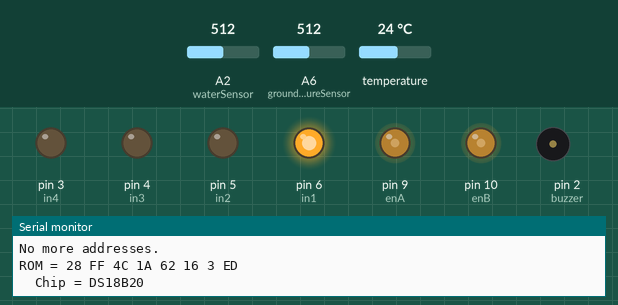
This sketch was run on a simulated Arduino Nano, built with avr-gcc and run on an emulated ATmega328P. On the bench: output pins drawn as LEDs (lit = HIGH), buzzer (waves = sounding, pin HIGH), the last lines printed to the serial monitor. The test bench sets the inputs (shaded band); at power-on: A2 (waterSensor) = 512, temperature 24 °C, A6 (groundMoistureSensor) = 512.

Above: at 2.9 s.
3.0 s: A2 (waterSensor) set to 22
5.7 s: A2 (waterSensor) set to 18
At 6.93 s:
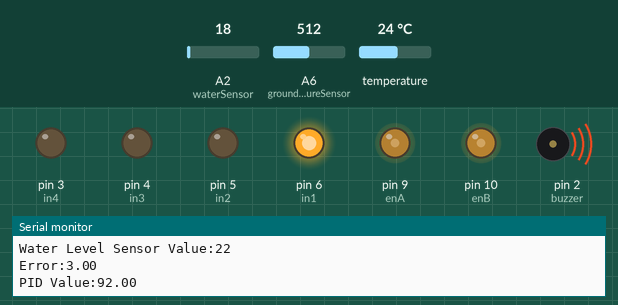
11.0 s: temperature set to 12 °C
At 14.5 s:
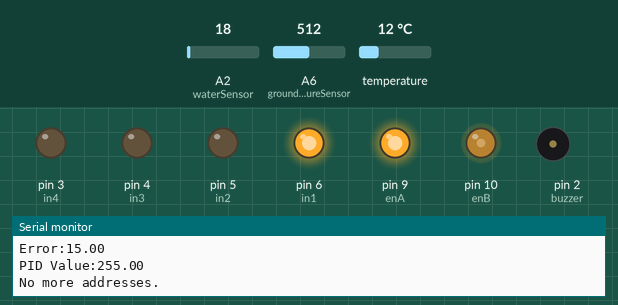
14.8 s: temperature set to 21 °C
At 16.9 s:
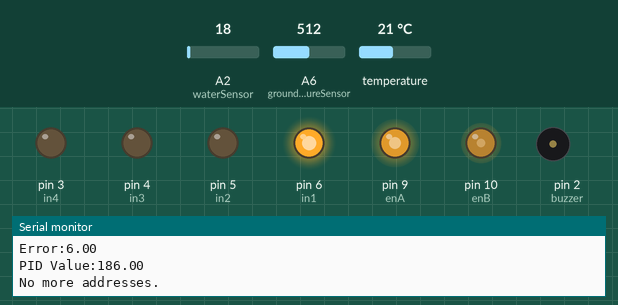
17.2 s: temperature set to 2 °C
At 19.5 s:
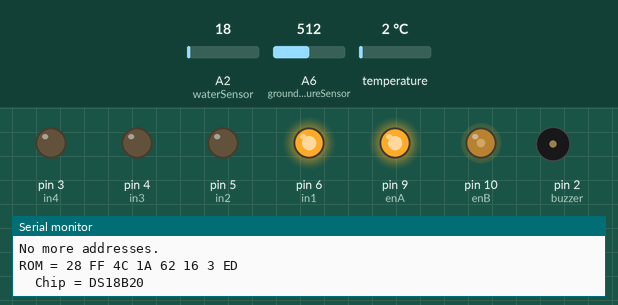
Timing chart, 0 to 20.5 s (numbered marks = the images above; inputs shaded):
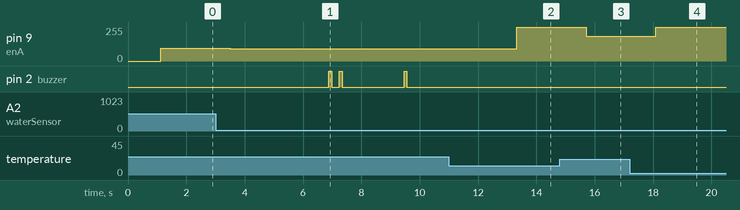

The sketch:

automaticGarden.ino
```cpp
/*
 *
 * rights for PID example, on which pid control here is based, belongs to rightful owner http://www.electronoobs.com/eng_arduino_tut24_code3.php
 * temperature reading based on OneWire -> DS18x20_Temperature
 *
 */

#include <OneWire.h>

OneWire  ds(8);

#define enA 9
#define enB 10
#define in1 6
#define in2 5
#define in3 4
#define in4 3

const int waterSensor = A2;
const int groundMoistureSensor = A6;
const int buzzer = 2;
int waterLevel;
int waterCounter = 0;
int moistureLevel;
bool canWaterPumpWork = false;
bool isWaterPumpWorking = false;

const float groundTemperature = 27.0;

float PID_error = 0;
float previous_error = 0;
float elapsedTime, Time, timePrev;
float PID_value = 0;

int kp = 90;   int ki = 30;   int kd = 80; //do sprawdzenia
int PID_p = 0;    int PID_i = 0;    int PID_d = 0;

void setup() {

  Serial.begin(9600);

  pinMode(enA, OUTPUT);
  pinMode(in1, OUTPUT);
  pinMode(in2, OUTPUT);
  pinMode(in3, OUTPUT);
  pinMode(in4, OUTPUT);

  pinMode(waterSensor, INPUT);
  pinMode(groundMoistureSensor, INPUT);
  pinMode(buzzer, OUTPUT);

  digitalWrite(in1, HIGH);
  digitalWrite(in2, LOW);
  analogWrite(enA, 0);
  analogWrite(enB, 100);
}

void loop() {
  /*
   * READ SENSORS
   */
  moistureLevel = analogRead(groundMoistureSensor);
  waterLevel=analogRead(waterSensor);
  if(waterLevel < 20 && waterCounter < 3){

    digitalWrite(buzzer, HIGH);
    delay(100);
    digitalWrite(buzzer, LOW);
    waterCounter++;

    canWaterPumpWork = false;
  }

  if(waterLevel > 20){
    canWaterPumpWork = true;
    waterCounter = 0;
  }

  byte i;
  byte present = 0;
  byte type_s;
  byte data[12];
  byte addr[8];
  float celsius;

  if ( !ds.search(addr)) {
    Serial.println("No more addresses.");
    Serial.println();
    ds.reset_search();
    delay(250);
    return;
  }

  Serial.print("ROM =");
  for( i = 0; i < 8; i++) {
    Serial.write(' ');
    Serial.print(addr[i], HEX);
  }

  if (OneWire::crc8(addr, 7) != addr[7]) {
      Serial.println("CRC is not valid!");
      return;
  }
  Serial.println();

  switch (addr[0]) {
    case 0x10:
      Serial.println("  Chip = DS18S20");
      type_s = 1;
      break;
    case 0x28:
      Serial.println("  Chip = DS18B20");
      type_s = 0;
      break;
    case 0x22:
      Serial.println("  Chip = DS1822");
      type_s = 0;
      break;
    default:
      Serial.println("Device is not a DS18x20 family device.");
      return;
  }

  ds.reset();
  ds.select(addr);
  ds.write(0x44, 1);

  delay(1000);
  present = ds.reset();
  ds.select(addr);
  ds.write(0xBE);

  Serial.print("  Data = ");
  Serial.print(present, HEX);
  Serial.print(" ");
  for ( i = 0; i < 9; i++) {
    data[i] = ds.read();
    Serial.print(data[i], HEX);
    Serial.print(" ");
  }
  Serial.print(" CRC=");
  Serial.print(OneWire::crc8(data, 8), HEX);
  Serial.println();

  int16_t raw = (data[1] << 8) | data[0];
  if (type_s) {
    raw = raw << 3;
    if (data[7] == 0x10) {

      raw = (raw & 0xFFF0) + 12 - data[6];
    }
  } else {
    byte cfg = (data[4] & 0x60);

    if (cfg == 0x00) raw = raw & ~7;
    else if (cfg == 0x20) raw = raw & ~3;
    else if (cfg == 0x40) raw = raw & ~1;

  }
  celsius = (float)raw / 16.0;

  Serial.print("  Temperature = ");
  Serial.print(celsius);
  Serial.print(" Celsius, ");


  Serial.print("Moisture Sensor Value:");
  Serial.println(moistureLevel);
  Serial.print("Water Level Sensor Value:");
  Serial.println(waterLevel);

  /*
   *
   * ACTUATORS
   *
   */

   /*
    * WATER PUMP
    */

  if(moistureLevel > 700 && canWaterPumpWork == true)
  {
  digitalWrite(in3, LOW);
  digitalWrite(in4, HIGH);
  isWaterPumpWorking = true;
  }

  if(moistureLevel < 350 && isWaterPumpWorking == true)
  {
  digitalWrite(in3, LOW);
  digitalWrite(in4, LOW);
  isWaterPumpWorking = false;
  }

  /*
   *HEATERS
   */
   PID_error = groundTemperature - celsius;


   PID_p = 0.01*kp * PID_error;

   PID_i = 0.01*PID_i + (ki * PID_error);


   timePrev = Time;
   Time = millis();
   elapsedTime = (Time - timePrev) / 1000;

   PID_d = 0.01*kd*((PID_error - previous_error)/elapsedTime);

   PID_value = PID_p + PID_i + PID_d;


   if(PID_value < 0)
   {    PID_value = 0;    }
   if(PID_value > 255)
   {    PID_value = 255;  }

   Serial.print("Error:");
   Serial.println(PID_error);
   Serial.print("PID Value:");
   Serial.println(PID_value);

   analogWrite(enA,PID_value);
   previous_error = PID_error;

  delay(1000);
}
```

Measured:
- the behaviour switches between 20 and 19 on A2 (waterSensor) (found by bisection; images 0 and 1)
- after the input at 5.7 s, pin 2 (buzzer): goes HIGH 0.10 s, LOW 0.26 s, HIGH 0.10 s, LOW 2.1 s, HIGH 0.10 s, then LOW, starting after 1.2 s
- after the input at 11.0 s, pin 9 (enA): 92/255 → 255/255 after 2.3 s
- after the input at 14.8 s, pin 9 (enA): 255/255 → 186/255 after 0.91 s
- after the input at 17.2 s, pin 9 (enA): 186/255 → 255/255 after 0.89 s
